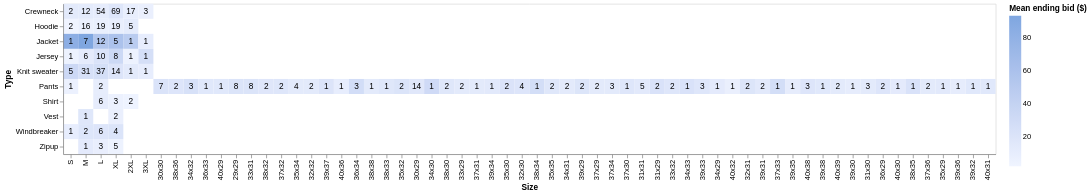

The code cell stored with this chart in its notebook:
### Code cell
base = alt.Chart(dv).encode(x=alt.X("Size:O", sort=["XS", "S", "M", "L", "XL", "2XL", "3XL"]), y="Type:N")
base.mark_rect().encode(color=alt.Color("mean(Ending Bid):Q", title="Mean ending bid ($)", scale=LIGHT)) + \
base.mark_text().encode(text="count():Q")

### Figure 1 — Vega-Lite specification as saved in the notebook (floating-point values rounded to 4 significant figures; data arrays with more than 128 entries replaced by an {"elided": "..."} marker saying what was removed)
{"config": {"view": {"continuousWidth": 300, "continuousHeight": 300}}, "layer": [{"mark": {"type": "rect"}, "encoding": {"color": {"aggregate": "mean", "field": "Ending Bid", "scale": {"range": ["#f0f4ff", "#7fa6e0"]}, "title": "Mean ending bid ($)", "type": "quantitative"}, "x": {"field": "Size", "sort": ["XS", "S", "M", "L", "XL", "2XL", "3XL"], "type": "ordinal"}, "y": {"field": "Type", "type": "nominal"}}}, {"mark": {"type": "text"}, "encoding": {"text": {"aggregate": "count", "type": "quantitative"}, "x": {"field": "Size", "sort": ["XS", "S", "M", "L", "XL", "2XL", "3XL"], "type": "ordinal"}, "y": {"field": "Type", "type": "nominal"}}}], "data": {"name": "data-07fd457ef88502033fc923af5d54f7c1"}, "$schema": "https://vega.github.io/schema/vega-lite/v5.20.1.json", "datasets": {"data-07fd457ef88502033fc923af5d54f7c1": {"elided": "530 records"}}}
